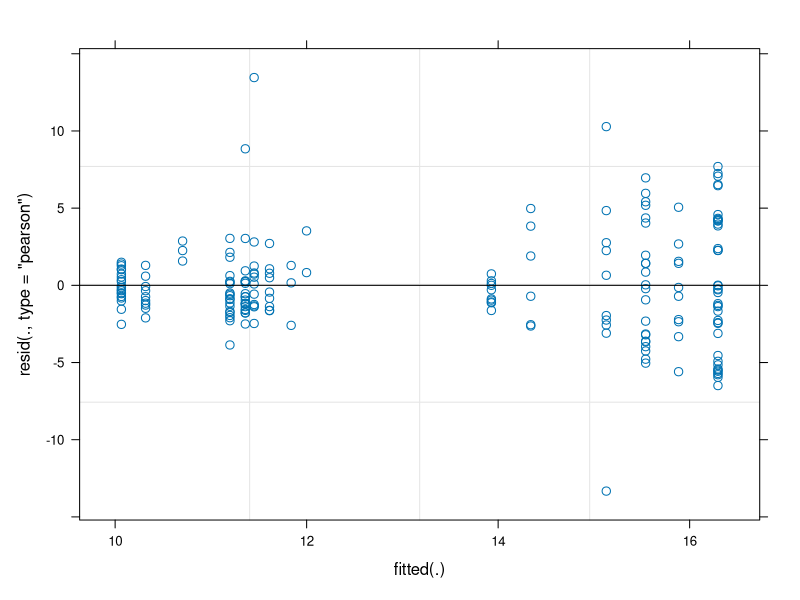
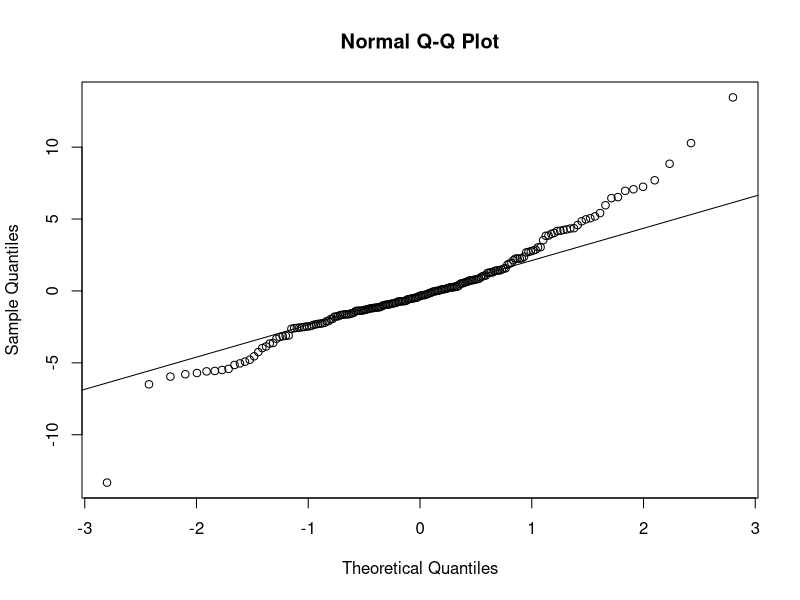
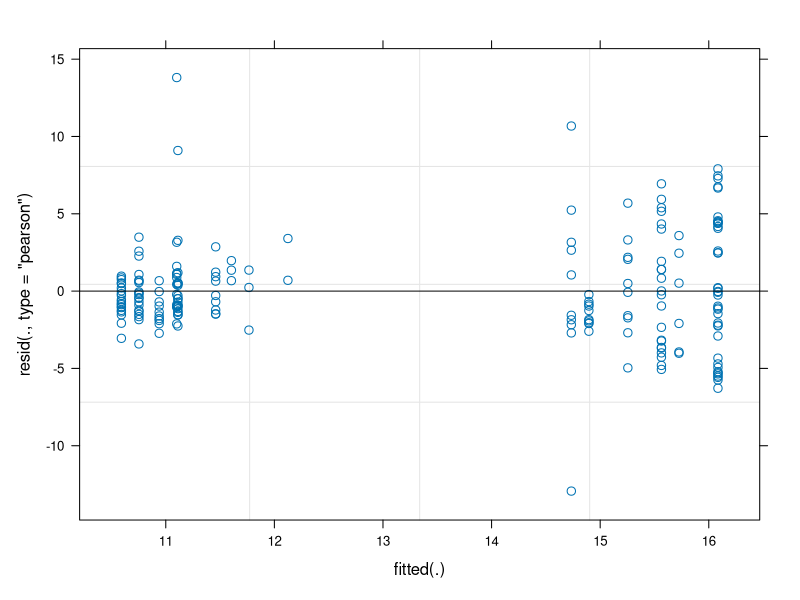
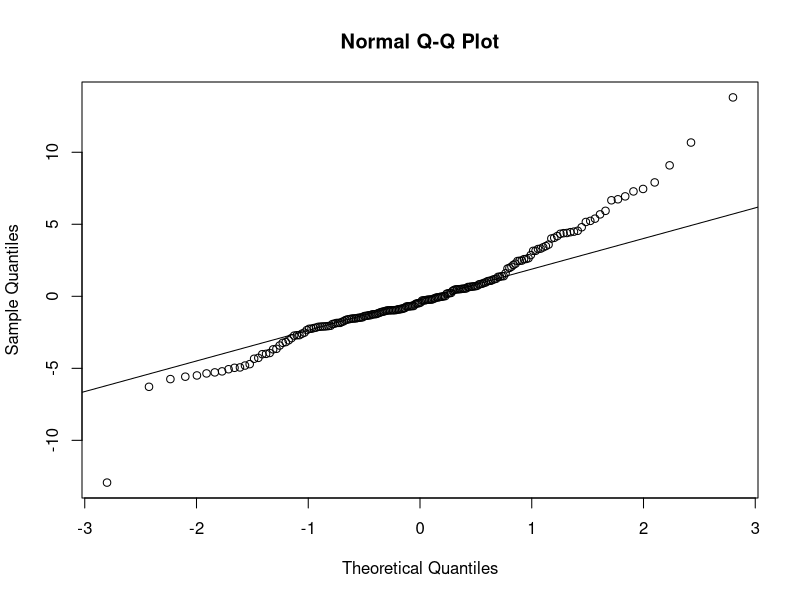
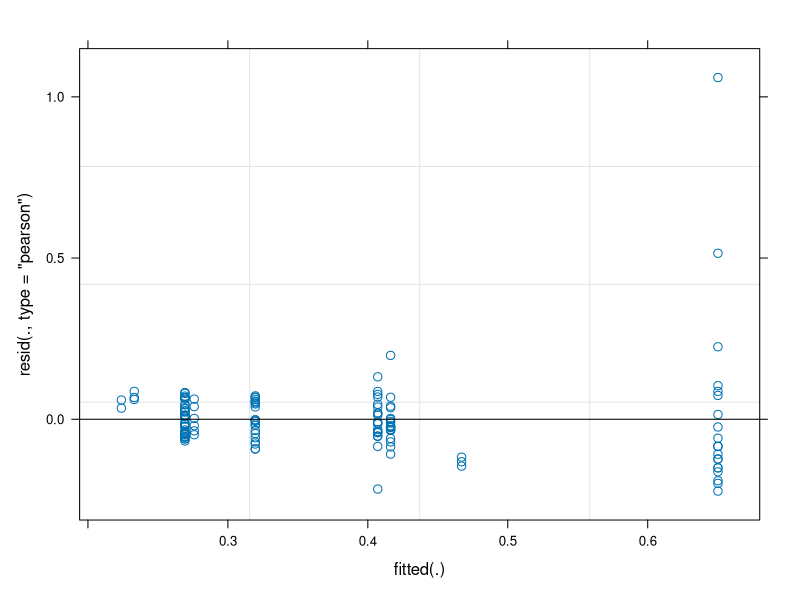
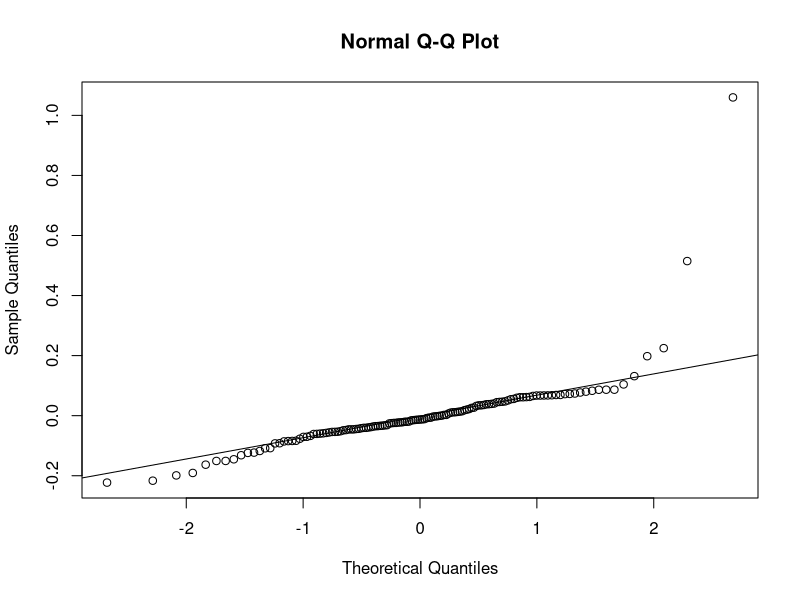
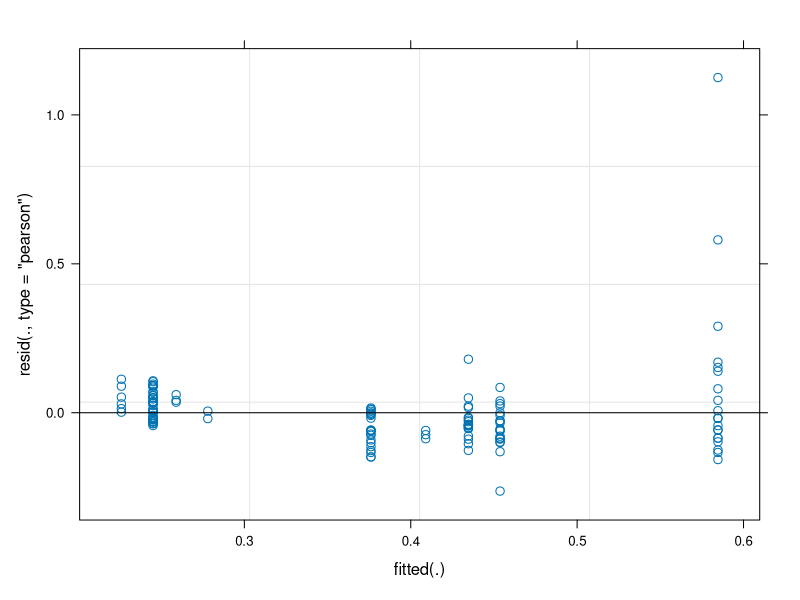
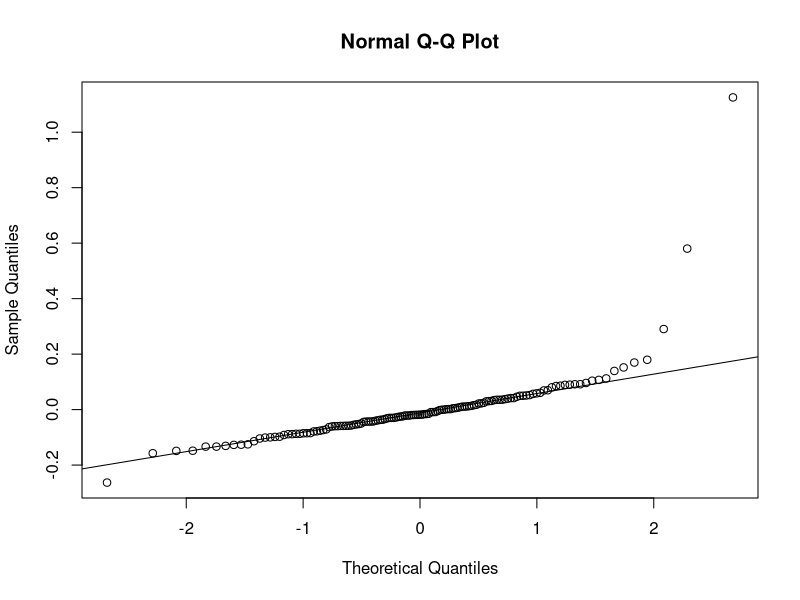

R code for these plots, in order:
# methods models for trait differences comparing northern and southern willows
# Created 29 Nov 2022 Madelaine 
# last updated: 29/11/22

# traits: SLA, LDMC, LA, leaf length, stem diameter, shrub width
# model structure: 
#  lmer(SLA ~ site*species +  (1|sample_year/field_sample_ID))
#  OR, having species as a random effect: 
# lmer(SLA ~ site + (1|sample_year) + (1|species))
# where site is Kluane or Qikiqtaruk 


# libraries ----
library(lme4)
library(dplyr)

# data ---- 
# SLA, LDMC, LA: 
all_source_area_traits <- read.csv("data/source_pops/all_source_area_traits.csv")
# leaf length, stem diameter, width 
unique_source_mother <-  read.csv("data/source_pops/unique_source_mother.csv")

str(all_source_area_traits)
# reclass variables 
all_source_area_traits$Species <- as.factor(all_source_area_traits$Species)
all_source_area_traits$Site <- as.factor(all_source_area_traits$Site)
all_source_area_traits$year <- as.factor(all_source_area_traits$year)

str(unique_source_mother) 
# reclass variables 
unique_source_mother$Species <- as.factor(unique_source_mother$Species)
unique_source_mother$Site <- as.factor(unique_source_mother$Site)
unique_source_mother$SampleYear <- as.factor(unique_source_mother$SampleYear)

# SLA ----
# not including field_sample_id because those don't exist for any values prior to 2021 ? and not repeated measures anyways 
SLA_method_mod <- lmer(SLA ~ Site*Species + (1|year), data = all_source_area_traits) 
summary(SLA_method_mod)
plot(SLA_method_mod)
qqnorm(resid(SLA_method_mod))
qqline(resid(SLA_method_mod)) 

# okay, do we want species as an interaction term? not our main q and our other models aren't including it
# here, as random effect: 
SLA_method_mod_spp <- lmer(SLA ~ Site + (1|year) + (1|Species), data = all_source_area_traits) 
summary(SLA_method_mod_spp)
plot(SLA_method_mod_spp)
qqnorm(resid(SLA_method_mod_spp))
qqline(resid(SLA_method_mod_spp))

# LDMC ---- 
# same comments as above (SLA)
LDMC_method_mod <- lmer(LDMC_g_g ~ Site*Species + (1|year), data = all_source_area_traits) 
summary(LDMC_method_mod)
plot(LDMC_method_mod)
qqnorm(resid(LDMC_method_mod))
qqline(resid(LDMC_method_mod)) 

# species as random effect 
LDMC_method_mod_spp <- lmer(LDMC_g_g ~ Site + (1|year) + (1|Species), data = all_source_area_traits) 
summary(LDMC_method_mod_spp)
plot(LDMC_method_mod_spp)
qqnorm(resid(LDMC_method_mod_spp))
qqline(resid(LDMC_method_mod_spp)) 

# LA ---- 
LA_method_mod <- lmer(LA ~ Site*Species + (1|year), data = all_source_area_traits) 
summary(LA_method_mod)
plot(LA_method_mod)
qqnorm(resid(LA_method_mod))
qqline(resid(LA_method_mod)) 

# species as random effect 
LA_method_mod_spp <- lmer(LA ~ Site + (1|year) + (1|Species), data = all_source_area_traits) 
summary(LA_method_mod_spp)
plot(LA_method_mod_spp)
qqnorm(resid(LA_method_mod_spp))
qqline(resid(LA_method_mod_spp)) 

# leaf length (LL) ----
# use mean value from 3 leaf lengths 
LL_method_mod <- lmer(mean_leaf_length ~ Site*Species + (1|SampleYear), data = unique_source_mother) 
# note: fixed-effect model matrix is rank deficient so dropping 1 column / coefficient
summary(LL_method_mod) 
plot(LL_method_mod)
qqnorm(resid(LL_method_mod))
qqline(resid(LL_method_mod))

# species as random effect 
LL_method_mod_spp <- lmer(mean_leaf_length ~ Site + (1|Species) + (1|SampleYear), data = unique_source_mother) 
summary(LL_method_mod_spp) 
plot(LL_method_mod_spp)
qqnorm(resid(LL_method_mod_spp))
qqline(resid(LL_method_mod_spp))


# shrub width ---- 
# oh it seems as though Erica has run this and stem diameter 
# 


